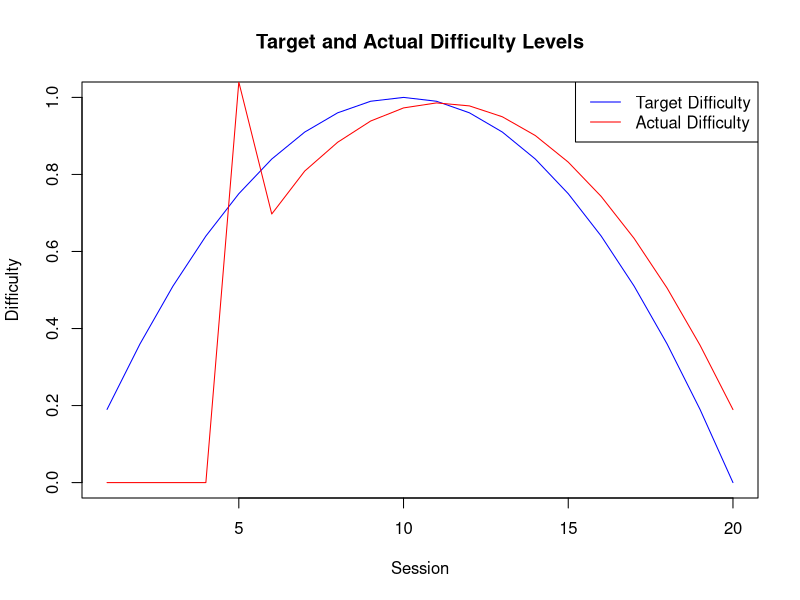
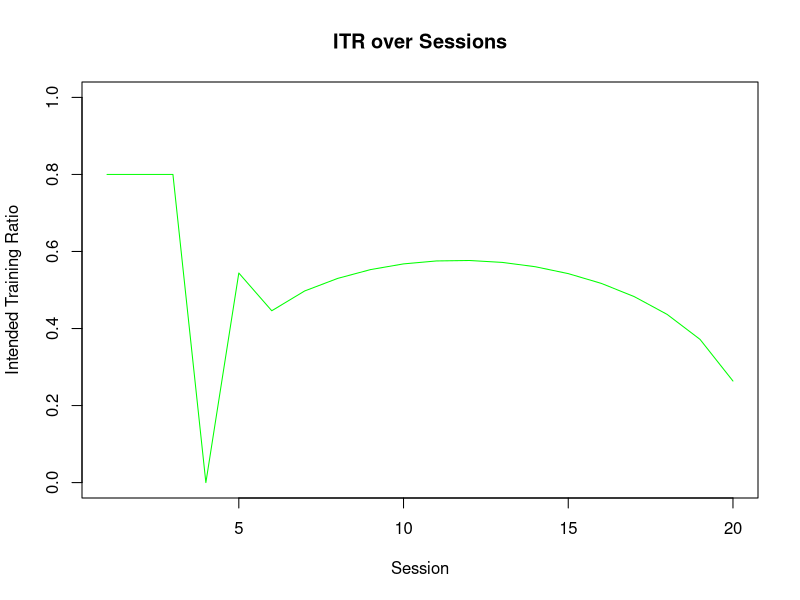
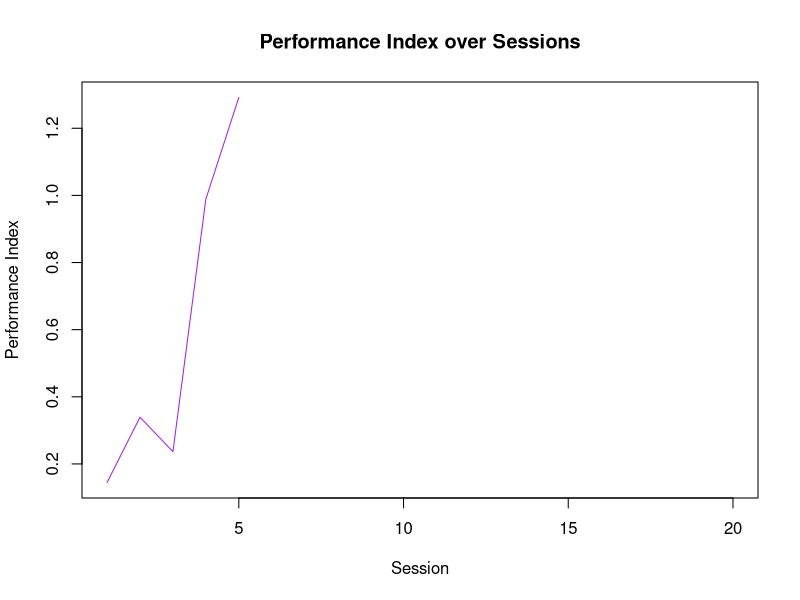

These figures' R source, in order:
# R code to implement the A-ApBM algorithm and generate toy data

# Set random seed for reproducibility
set.seed(123)

# Total number of sessions
T <- 20  # You can adjust this number as needed

# Initialize vectors to store variables
ITR <- numeric(T + 1)      # Intended Training Ratio, extra element for t+1
D <- numeric(T)            # Difficulty Index
P <- numeric(T)            # Performance Index
sigma_ITR <- numeric(T)    # Standard deviation of ITRs up to t-1

# Initial ITR values for warm-up sessions
ITR[1:3] <- 0.8  # 80% for the first three warm-up sessions

# Placeholder for alpha parameters (assumed known for toy data)
alpha0 <- 0
alpha1 <- -1
alpha2 <- 4
alpha3 <- 1

# Initialize beta estimates (will be updated dynamically)
beta0_est <- 1
beta1_est <- 0.5
beta2_est <- -0.2

# Generate target difficulty curve (inverted U-shape)
peak_session <- round(T / 2)
session_positions <- 1:T
max_D_value <- 1
min_D_value <- 0
target_D_vector <- -(session_positions - peak_session)^2 + (peak_session^2)
# Normalize target_D_vector to be between min_D_value and max_D_value
target_D_vector <- (target_D_vector - min(target_D_vector)) / (max(target_D_vector) - min(target_D_vector))

# Main loop for each session
for (t in 1:T) {
  if (t <= 3) {
    # Warm-up sessions
    # Simulate performance data
    correct_rate <- runif(1, 0.7, 0.9)
    median_log_rt <- rnorm(1, mean = log(0.5), sd = 0.1)
    P[t] <- correct_rate + median_log_rt  # Simplified Performance Index
  } else {
    # Calculate sigma_ITR up to t-1
    sigma_ITR[t] <- sd(ITR[1:(t - 1)])
    
    # Calculate Difficulty Index D_it
    D[t] <- alpha0 + alpha1 * ITR[t] + alpha2 * (ITR[t]^2) + alpha3 * sigma_ITR[t]
    
    # Simulate performance P_it
    epsilon <- rnorm(1, mean = 0, sd = 0.1)
    P[t] <- beta0_est + beta1_est * D[t] + beta2_est * (D[t]^2) + epsilon
    
    # Update beta estimates using data up to session t-1
    if (t >= 5) {
      data_fit <- data.frame(P = P[4:(t - 1)], D = D[4:(t - 1)])
      model <- lm(P ~ D + I(D^2), data = data_fit)
      beta_est <- coef(model)
      beta0_est <- beta_est[1]
      beta1_est <- beta_est[2]
      beta2_est <- beta_est[3]
    }
    
    # Adjust ITR for the next session to align with the inverted U-shaped difficulty curve
    target_D <- target_D_vector[t]
    
    # Define the function to compute D_it given ITR_it
    D_function <- function(ITR_it) {
      D_it <- alpha0 + alpha1 * ITR_it + alpha2 * (ITR_it^2) + alpha3 * sigma_ITR[t]
      return(D_it)
    }
    
    # Objective function to minimize the difference between computed D_it and target_D
    objective_function <- function(ITR_it) {
      D_it <- D_function(ITR_it)
      return((D_it - target_D)^2)
    }
    
    # Find ITR_it that minimizes the objective function (bounded between 0 and 1)
    res <- optimize(objective_function, interval = c(0, 1))
    ITR[t + 1] <- res$minimum
    
    # Ensure ITR[t + 1] is within bounds
    ITR[t + 1] <- max(0, min(1, ITR[t + 1]))
  }
}

# Compile the data into a data frame for analysis
data_output <- data.frame(
  Session = 1:T,
  ITR = ITR[1:T],
  Sigma_ITR = sigma_ITR[1:T],
  Difficulty = D,
  Performance = P
)

# Display the data
print(data_output)

# Plot the target difficulty curve and actual difficulty values
plot(1:T, target_D_vector[1:T], type = 'l', col = 'blue', ylim = c(0, 1),
     ylab = 'Difficulty', xlab = 'Session', main = 'Target and Actual Difficulty Levels')
lines(1:T, D, col = 'red')
legend('topright', legend = c('Target Difficulty', 'Actual Difficulty'), col = c('blue', 'red'), lty = 1)

# Plot the Intended Training Ratio (ITR) over sessions
plot(1:T, ITR[1:T], type = 'l', col = 'green', ylim = c(0, 1),
     ylab = 'Intended Training Ratio', xlab = 'Session', main = 'ITR over Sessions')

# Plot the Performance Index over sessions
plot(1:T, P, type = 'l', col = 'purple',
     ylab = 'Performance Index', xlab = 'Session', main = 'Performance Index over Sessions')
